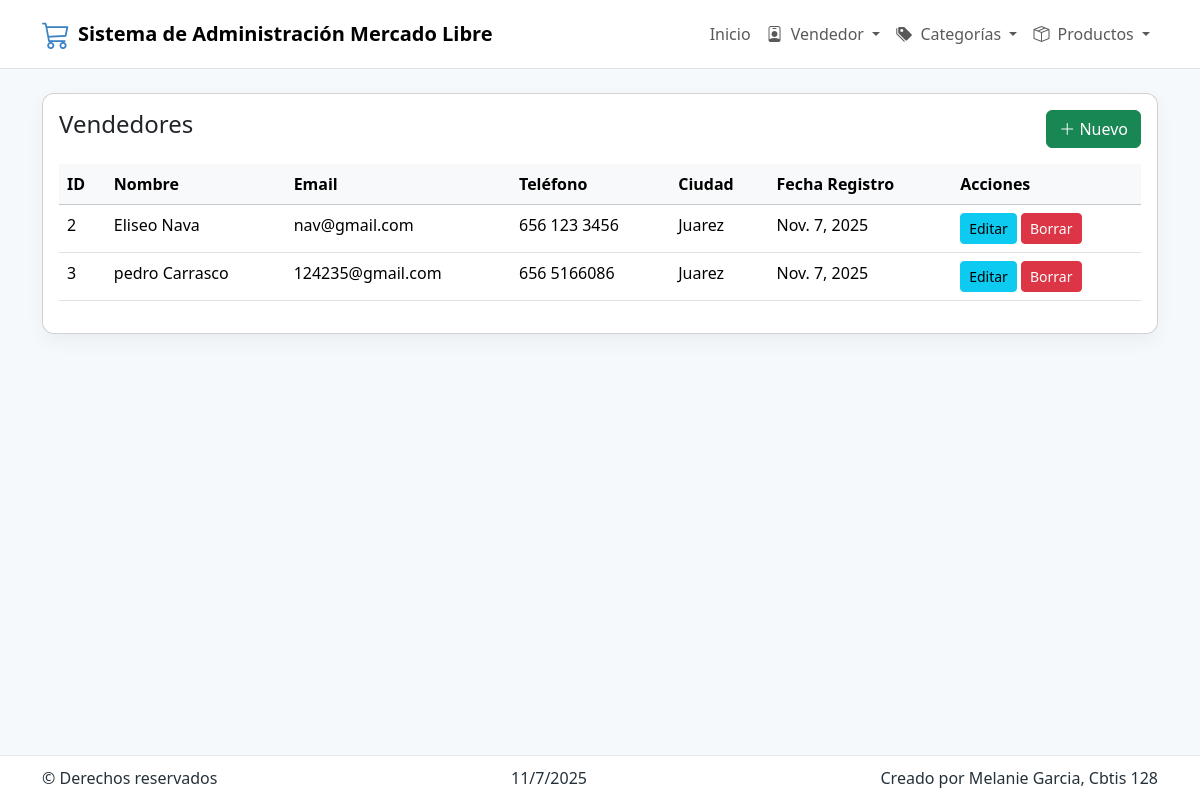
Screenshot of /vendedor/ver/ with the database file from the repository.
### app_MercadoLibre/models.py (models this page shows, shortened)
class Vendedor(models.Model):
    id_vendedor = models.AutoField(primary_key=True, unique=True)
    nombre = models.CharField(max_length=200)
    apellido = models.CharField(max_length=200)
    email = models.EmailField(max_length=300, unique=True)
    telefono = models.CharField(max_length=15)
    direccion = models.CharField(max_length=300)
    ciudad = models.CharField(max_length=100)
    fecha_registro = models.DateField(auto_now_add=True)

### app_MercadoLibre/views.py (the view)
# urls.py: path("vendedor/ver/", views.ver_vendedor, name="ver_vendedor"),
def ver_vendedor(request):
    vendedores = Vendedor.objects.all().order_by("-fecha_registro")
    return render(request, "vendedor/ver_vendedor.html", {"vendedores": vendedores})

### app_MercadoLibre/templates/vendedor/ver_vendedor.html
{% extends "base.html" %}
{% block content %}
<div class="card card-soft p-3">
  <div class="d-flex justify-content-between mb-3">
    <h4>Vendedores</h4>
    <a class="btn btn-success" href="{% url 'agregar_vendedor' %}"><i class="bi bi-plus-lg"></i> Nuevo</a>
  </div>
  <div class="table-responsive">
    <table class="table table-hover">
      <thead class="table-light">
        <tr>
          <th>ID</th>
          <th>Nombre</th>
          <th>Email</th>
          <th>Teléfono</th>
          <th>Ciudad</th>
          <th>Fecha Registro</th>
          <th>Acciones</th>
        </tr>
      </thead>
      <tbody>
        {% for v in vendedores %}
        <tr>
          <td>{{ v.id_vendedor }}</td>
          <td>{{ v.nombre }} {{ v.apellido }}</td>
          <td>{{ v.email }}</td>
          <td>{{ v.telefono }}</td>
          <td>{{ v.ciudad }}</td>
          <td>{{ v.fecha_registro }}</td>
          <td>
            <a class="btn btn-sm btn-info" href="{% url 'actualizar_vendedor' v.id_vendedor %}">Editar</a>
            <a class="btn btn-sm btn-danger" href="{% url 'borrar_vendedor' v.id_vendedor %}">Borrar</a>
          </td>
        </tr>
        {% empty %}
        <tr><td colspan="7" class="text-center">No hay vendedores aún.</td></tr>
        {% endfor %}
      </tbody>
    </table>
  </div>
</div>
{% endblock %}

### app_MercadoLibre/templates/base.html (shortened to what this page needs)
<!doctype html>
<html lang="es">
  <head>
    <link href="https://cdn.jsdelivr.net/npm/bootstrap@5.3.3/dist/css/bootstrap.min.css" rel="stylesheet">
    <link href="https://cdn.jsdelivr.net/npm/bootstrap-icons@1.10.5/font/bootstrap-icons.css" rel="stylesheet">
  </head>
  <body>
    {% include "navbar.html" %}
    <main class="container py-4">
      {% block content %}{% endblock %}
    </main>
    {% include "footer.html" %}
  </body>
</html>

### app_MercadoLibre/templates/navbar.html (shortened to what this page needs)
<nav class="navbar navbar-expand-lg navbar-light bg-white border-bottom">
    <div class="container">
      <a class="navbar-brand d-flex align-items-center" href="{% url 'inicio' %}">
        <i class="bi bi-cart3 fs-3 me-2" style="color:#3b82c4"></i>
        <span class="fw-bold">Sistema de Administración Mercado Libre</span>
      </a>
      <div class="collapse navbar-collapse" id="navMenu">
        <ul class="navbar-nav ms-auto">
          <li class="nav-item"><a class="nav-link" href="{% url 'inicio' %}">Inicio</a></li>
          <li class="nav-item dropdown">
            <a class="nav-link dropdown-toggle" href="#" data-bs-toggle="dropdown">
              <i class="bi bi-person-badge me-1"></i> Vendedor
            </a>
          </li>
          <li class="nav-item dropdown">
            <a class="nav-link dropdown-toggle" href="#" data-bs-toggle="dropdown">
              <i class="bi bi-tags-fill me-1"></i> Categorías
            </a>
          </li>
          <li class="nav-item dropdown">
            <a class="nav-link dropdown-toggle" href="#" data-bs-toggle="dropdown">
              <i class="bi bi-box-seam me-1"></i> Productos
            </a>
          </li>
        </ul>
      </div>
    </div>
  </nav>

### app_MercadoLibre/templates/footer.html (shortened to what this page needs)
<footer class="site-footer">
    <div class="container d-flex justify-content-between">
      <div>© Derechos reservados</div>
      <div id="fecha-sistema"></div>
      <div>Creado por Melanie Garcia, Cbtis 128</div>
    </div>
  </footer>

### app_MercadoLibre/templates/base.html (style rules this page uses)
:root { --primary-soft: #f6f9fc; --accent: #5b9bd5; --accent-2: #7dd3c7; --muted:#6c7a89; --card-bg: #ffffff; }
body { background: var(--primary-soft); color:#24313a; padding-bottom:80px; }
.site-footer { position: fixed; left: 0; bottom: 0; width: 100%; background: white; border-top: 1px solid #e6e9ef; padding: 10px 20px; }
.card-soft { border-radius:12px; box-shadow: 0 8px 18px rgba(24,39,60,0.05); }

### rows the page displays
Vendedor: id_vendedor "2", nombre "Eliseo", apellido "Nava", email "nav@gmail.com", telefono "656 123 3456", ciudad "Juarez", fecha_registro "Nov. 7, 2025"
Vendedor: id_vendedor "3", nombre "pedro", apellido "Carrasco", email "124235@gmail.com", telefono "656 5166086", ciudad "Juarez", fecha_registro "Nov. 7, 2025"
